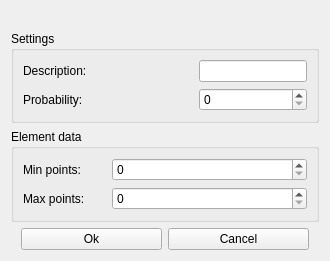
<?xml version="1.0" encoding="UTF-8"?>
<ui version="4.0">
 <class>PointsBlockWidget</class>
 <widget class="QWidget" name="PointsBlockWidget">
  <property name="geometry">
   <rect>
    <x>0</x>
    <y>0</y>
    <width>330</width>
    <height>238</height>
   </rect>
  </property>
  <property name="windowTitle">
   <string>Edit element</string>
  </property>
  <property name="windowIcon">
   <iconset resource="appstyle.qrc">
    <normaloff>:/icons/appicon</normaloff>:/icons/appicon</iconset>
  </property>
  <layout class="QGridLayout" name="gridLayout">
   <item row="0" column="0">
    <layout class="QVBoxLayout" name="verticalLayout">
     <item>
      <widget class="QLabel" name="tooltipLabel">
       <property name="text">
        <string/>
       </property>
      </widget>
     </item>
     <item>
      <widget class="QGroupBox" name="groupBox">
       <property name="title">
        <string>Settings</string>
       </property>
       <layout class="QGridLayout" name="gridLayout_3">
        <item row="0" column="0">
         <layout class="QGridLayout" name="gridLayout_4" columnstretch="30,0">
          <item row="1" column="1">
           <widget class="QSpinBox" name="probabilitySpin"/>
          </item>
          <item row="0" column="0">
           <widget class="QLabel" name="descriptionLabel">
            <property name="text">
             <string>Description:</string>
            </property>
           </widget>
          </item>
          <item row="0" column="1">
           <widget class="QLineEdit" name="descriptionEdit"/>
          </item>
          <item row="1" column="0">
           <widget class="QLabel" name="probabilityLabel">
            <property name="text">
             <string>Probability:</string>
            </property>
           </widget>
          </item>
         </layout>
        </item>
       </layout>
      </widget>
     </item>
     <item>
      <widget class="QGroupBox" name="groupBox_2">
       <property name="title">
        <string>Element data</string>
       </property>
       <layout class="QGridLayout" name="gridLayout_5">
        <item row="0" column="0">
         <layout class="QGridLayout" name="gridLayout_2" columnstretch="30,70">
          <item row="0" column="1">
           <widget class="QSpinBox" name="minPointsSpin">
            <property name="maximum">
             <number>1000000</number>
            </property>
           </widget>
          </item>
          <item row="0" column="0">
           <widget class="QLabel" name="label2">
            <property name="text">
             <string>Min points:</string>
            </property>
           </widget>
          </item>
          <item row="1" column="0">
           <widget class="QLabel" name="label">
            <property name="text">
             <string>Max points:</string>
            </property>
           </widget>
          </item>
          <item row="1" column="1">
           <widget class="QSpinBox" name="maxPointsSpin">
            <property name="maximum">
             <number>1000000</number>
            </property>
           </widget>
          </item>
         </layout>
        </item>
       </layout>
      </widget>
     </item>
     <item>
      <layout class="QHBoxLayout" name="horizontalLayout_2">
       <property name="leftMargin">
        <number>10</number>
       </property>
       <property name="rightMargin">
        <number>10</number>
       </property>
       <item>
        <widget class="QPushButton" name="submitButton">
         <property name="text">
          <string>Ok</string>
         </property>
        </widget>
       </item>
       <item>
        <widget class="QPushButton" name="cancelButton">
         <property name="text">
          <string>Cancel</string>
         </property>
        </widget>
       </item>
      </layout>
     </item>
    </layout>
   </item>
  </layout>
 </widget>
 <resources>
  <include location="appstyle.qrc"/>
 </resources>
 <connections/>
</ui>
